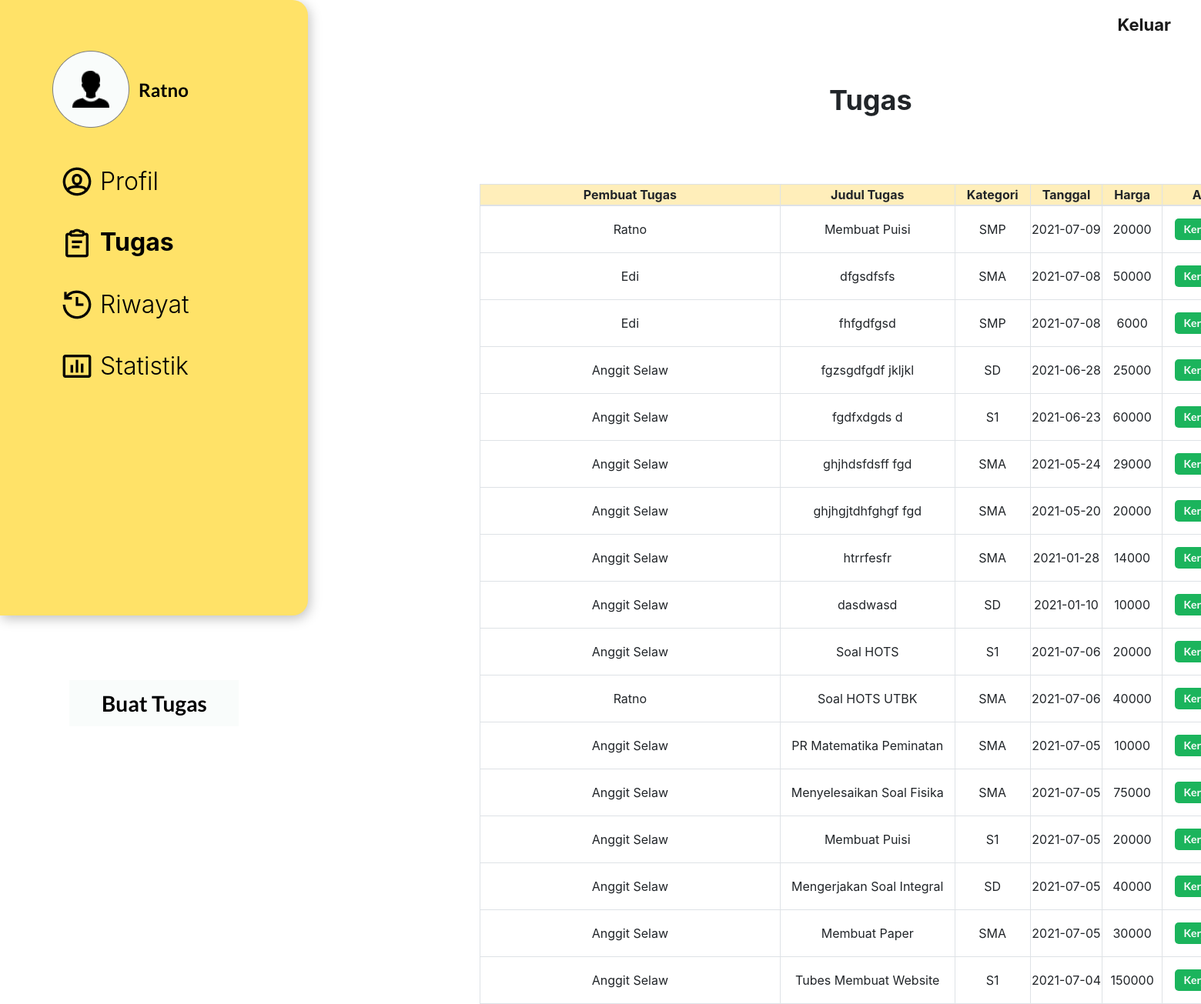
Page /tugas.php (signed in) on the committed database.
### tables this page shows
CREATE TABLE `tugas` (
  `id_tugas` int(11) NOT NULL,
  `id_user` int(11) NOT NULL,
  `tanggal` date NOT NULL,
  `judul_tugas` varchar(100) NOT NULL,
  `kategori` varchar(20) NOT NULL,
  `isi_tugas` text NOT NULL,
  `harga` int(11) NOT NULL,
  `status` varchar(10) NOT NULL,
  `id_tutor` int(11) DEFAULT NULL
);

CREATE TABLE `user` (
  `id` int(11) NOT NULL,
  `nama` varchar(50) NOT NULL,
  `email` varchar(20) NOT NULL,
  `password` varchar(255) NOT NULL
);

### tugas.php (the view, shortened to what this page needs)
<?php
require 'koneksi.php';
$sql = mysqli_query($conn, "SELECT * FROM tugas INNER JOIN user ON tugas.id_user = user.id WHERE status='' ORDER BY id_tugas DESC");
?>
<!DOCTYPE html>
<html lang="en">
<head>
    <link href="styleTugas.css" rel="stylesheet" type="text/css" />
    <link rel="stylesheet" href="https://stackpath.bootstrapcdn.com/bootstrap/4.1.3/css/bootstrap.min.css">
</head>
<body>
   <nav class="navbar fixed-top navbar-expand-lg navbar-light">
        <div class="container-fluid">
           <ul class="navbar-nav me-auto mb-2 mb-lg-0">
              <li class="nav-item">
                <a class="nav-link active" href="logout.php" onClick="return confirm('Apakah Anda Ingin Keluar?')" >Keluar</a>
              </li>
            </ul>
        </div>
      </nav>
  <div class="kotak-kuning">
    <div>
      <img src="icon/Group27.png" class="side-user" alt="">
      <span class="side-name"><p><?php echo $_SESSION["nama"]; ?></p></span>
    </div>
    <div>
      <a href="profile.php"><img class="icon1" src="icon/Group67.png" alt="">
      <span class="p-profil"><p>Profil</p></span></a>
      <a href="tugas.php"><img class="icon2" src="icon/Group66.png" alt="">
      <span class="p-tugas"><p style="font-weight: bold">Tugas</p></span></a>
      <a href="riwayat.php"><img class="icon3" src="icon/Group65.png" alt="">
      <span class="p-riwayat"><p>Riwayat</p></span></a>
      <a href="statistik.php"><img class="icon4" src="icon/Group64.png" alt="">
      <span class="p-statistik"><p>Statistik</p></span></a>
    </div>
    <a href="buatTugas.php">
      <div class="kotak-buat-tugas">
        <span class="p-buat-tugas"><p>Buat Tugas</p></span>
      </div>
    </a>
  </div>
  <span class="judul-konten"><p>Tugas</p></span>
  <div class="konten">
    <table class="table-bordered" style="width:1000px">
      <thead class="table-warning" >
        <tr class="thead-light">
          <th class="col">Pembuat Tugas</th>
          <th class="col" scope="col">Judul Tugas</th>
          <th class="col" scope="col">Kategori</th>
          <th class="col" scope="col">Tanggal</th>
          <th class="col" scope="col">Harga</th>
          <th class="col" scope="col">Aksi</th>
        </tr>
      </thead>
      <?php
      while($data = mysqli_fetch_array($sql)) {
      ?>
      <tbody>
        <tr>
          <td><?php echo $data['nama'] ?></td>
          <td>
          <a id="set_dtl" class="btn" data-toggle="modal" data-target="#modal-detail" data-isi_tugas="<?php echo $data['isi_tugas'] ?>">
            <?php echo $data['judul_tugas']?>
          </a>
          </td>
          <td><?php echo $data['kategori'] ?></td>
          <td><?php echo $data['tanggal'] ?></td>
          <td><?php echo $data['harga'] ?></td>
          <td>
            <a href="simpan.php?id_tugas=<?= $data["id_tugas"]; ?>" onClick="return confirm('apakah anda ingin mengerjakan tugas ini?')">
              <button>Kerjakan</button>
            </a>
          </td>
        </tr>
        <?php
        }
        ?>
      </tbody>
    </table>
  </div>
</body>
</html>

### styleTugas.css (style rules this page uses)
html { height: 100%; }
body { background-color: rgba(249, 252, 251, 0.88); font-family: 'Lato', sans-serif; }
nav { padding-left: 200px; padding-right: 100px; }
.nav-link { font-weight: bold; font-size: 22px; }
.kotak-kuning { min-height: 100vh; width: 400px; background: #FFE268; top: 0px; box-shadow: 2px 4px 16px rgba(0, 0, 0, 0.25); border-radius: 0px 20px 20px 0px; }
.icon1 { position: absolute; width: 40px; height: 40px; left: 80px; top: 216px; }
.kotak-kuning p { font-style: normal; font-weight: 300; font-size: 32px; line-height: 38px; color: #000000; }
a { text-decoration: none; }
.icon2 { position: absolute; width: 40px; height: 40px; left: 80px; top: 296px; }
.icon3 { position: absolute; width: 40px; height: 40px; left: 80px; top: 376px; }
.icon4 { position: absolute; width: 40px; height: 40px; left: 80px; top: 456px; }
.p-profil { position: absolute; width: 77px; height: 38px; left: 130px; top: 217px; }
.p-tugas { position: absolute; width: 78px; height: 38px; left: 130px; top: 296px; }
.p-riwayat { position: absolute; width: 108px; height: 38px; left: 130px; top: 377px; }
.p-statistik { position: absolute; width: 109px; height: 38px; left: 130px; top: 457px; }
.side-user { position: absolute; width: 100px; height: 100px; left: 68px; top: 66px; }
.side-name { position: absolute; width: 149px; height: 29px; left: 180px; top: 102px; }
.side-name p { font-family: Lato; font-style: normal; font-weight: bold; font-size: 24px; line-height: 29px; }
.kotak-buat-tugas { position: absolute; width: 220px; height: 60px; left: 90px; top: 884px; background: #F9FCFB; }
.p-buat-tugas { position: absolute; left: 42px; top: 13px; }
.p-buat-tugas p { font-family: Lato; font-style: normal; font-weight: 600; font-size: 28px; line-height: 34px; color: black; }
.judul-konten { position: absolute; width: 86px; height: 43px; left: 1077px; top: 109px; }
.judul-konten p { font-style: normal; font-weight: bold; font-size: 36px; line-height: 43px; }
.konten { position: absolute; width: 600px; height: 606px; left: 623px; top: 239px; }
table { text-align: center; }
table a button { border: 0px; position: relative; width: 100px; height: 32px; background: #1BB45C; border-radius: 5px; font-family: Lato; font-style: normal; font-weight: bold; font-size: 14px; line-height: 17px; color: #F9FCFB; }

### tugas.php (style rules this page uses)
table a button { border: 0px; position: relative; width: 80px; height: 28px; margin: 15px; background: #1BB45C; border-radius: 5px; font-family: Lato; font-style: normal; font-weight: bold; font-size: 14px; line-height: 10px; color: #F9FCFB; }

### rows in the picture
tugas: id_user.nama "Ratno", judul_tugas "Membuat Puisi", kategori "SMP", tanggal "2021-07-09", harga "20000"
tugas: id_user.nama "Edi", judul_tugas "dfgsdfsfs", kategori "SMA", tanggal "2021-07-08", harga "50000"
tugas: id_user.nama "Edi", judul_tugas "fhfgdfgsd", kategori "SMP", tanggal "2021-07-08", harga "6000"
tugas: id_user.nama "Anggit Selaw", judul_tugas "fgzsgdfgdf jkljkl", kategori "SD", tanggal "2021-06-28", harga "25000"
tugas: id_user.nama "Anggit Selaw", judul_tugas "fgdfxdgds d", kategori "S1", tanggal "2021-06-23", harga "60000"
tugas: id_user.nama "Anggit Selaw", judul_tugas "ghjhdsfdsff fgd", kategori "SMA", tanggal "2021-05-24", harga "29000"
tugas: id_user.nama "Anggit Selaw", judul_tugas "ghjhgjtdhfghgf fgd", kategori "SMA", tanggal "2021-05-20", harga "20000"
tugas: id_user.nama "Anggit Selaw", judul_tugas "htrrfesfr", kategori "SMA", tanggal "2021-01-28", harga "14000"
tugas: id_user.nama "Anggit Selaw", judul_tugas "dasdwasd", kategori "SD", tanggal "2021-01-10", harga "10000"
tugas: id_user.nama "Anggit Selaw", judul_tugas "Soal HOTS", kategori "S1", tanggal "2021-07-06", harga "20000"
tugas: id_user.nama "Ratno", judul_tugas "Soal HOTS UTBK", kategori "SMA", tanggal "2021-07-06", harga "40000"
tugas: id_user.nama "Anggit Selaw", judul_tugas "PR Matematika Peminatan", kategori "SMA", tanggal "2021-07-05", harga "10000"
tugas: id_user.nama "Anggit Selaw", judul_tugas "Menyelesaikan Soal Fisika", kategori "SMA", tanggal "2021-07-05", harga "75000"
tugas: id_user.nama "Anggit Selaw", judul_tugas "Membuat Puisi", kategori "S1", tanggal "2021-07-05", harga "20000"
tugas: id_user.nama "Anggit Selaw", judul_tugas "Mengerjakan Soal Integral", kategori "SD", tanggal "2021-07-05", harga "40000"
tugas: id_user.nama "Anggit Selaw", judul_tugas "Membuat Paper", kategori "SMA", tanggal "2021-07-05", harga "30000"
tugas: id_user.nama "Anggit Selaw", judul_tugas "Tubes Membuat Website", kategori "S1", tanggal "2021-07-04", harga "150000"

### other values in the picture
$_SESSION["nama"] "Ratno"
